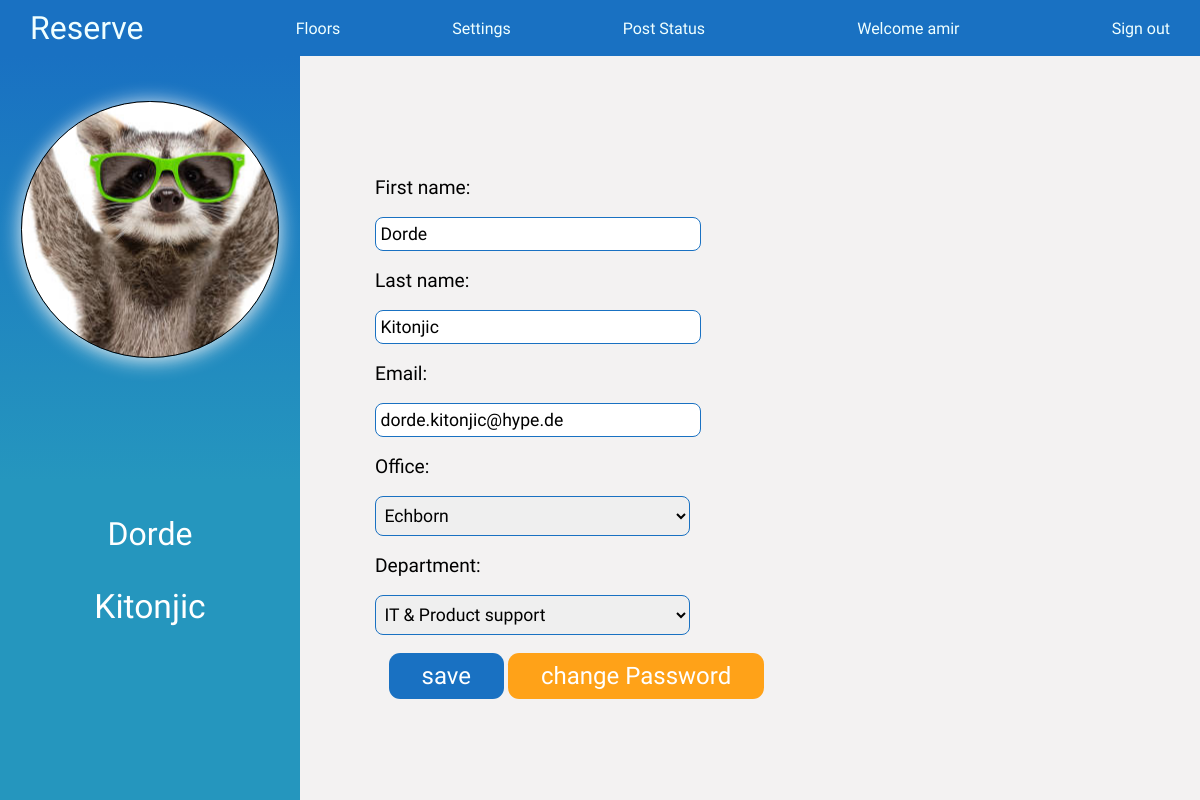
Page /members/edit/1/ (signed in) on the earlier database version.
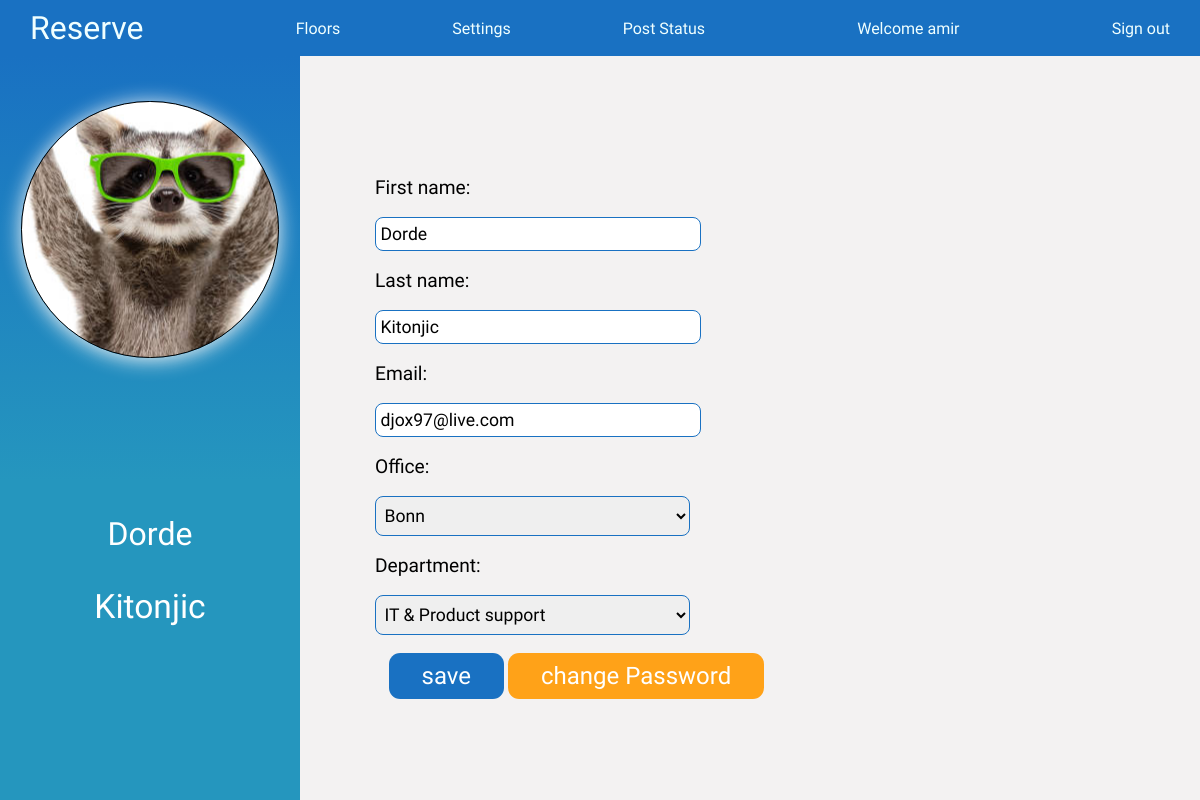
Same page on the later database version.
### members/models.py (models this page shows, shortened)
class CustomUser(models.Model):
    user = models.OneToOneField(User, on_delete=models.CASCADE, related_name="profile")
    first_name = models.CharField(max_length=50, blank=True, null=True)
    last_name = models.CharField(max_length=50, blank=True, null=True)
    isActive = models.BooleanField(default=True)
    email = models.EmailField(blank=True, null=True)
    office = models.ForeignKey(Office, on_delete=models.PROTECT, blank=True, null=True)
    department = models.ForeignKey(Department, on_delete=models.PROTECT, blank=True, null=True)

class Office(models.Model):
    office = models.CharField(max_length=50)
    def __str__(self):
        return f'{self.office}'

### members/views.py (the view)
# urls.py: path('edit/<int:profile_id>/', views.profileEdit, name="edit"),
@login_required
def profileEdit(request, profile_id):
    profile = CustomUser.objects.get(pk = profile_id)
    if request.method == 'POST':
        profileForm = ProfileEditForm(request.POST, instance=profile)
        if profileForm.is_valid:
            profileForm.save()
            firstName = profile.first_name
            lastName = profile.last_name
            emailUser = profile.email
            email = str(emailUser)
            if (emailUser is None):
                email = 'amir.salimi1810@gmail.com'
            text = f'Welcome {firstName} {lastName} to our community. \n\nYour profile is changed successfully. \nIf you have any question, you can just easy reply this email. \n\n\nGood Luck!\nReserve'
            try:
                send_mail('Reserve App', text, 'reserve.app@hotmail.com', [email],)
            except BadHeaderError:
                return HttpResponse('Invalid')
            return redirect('/members/profile/')
    else:
        profileForm = ProfileEditForm(instance=profile)
    context = {
        "profileForm" : profileForm,
        "profile": profile,
    }
    return render(request, "Members/editProfile.html", context)

### members/forms.py
class ProfileEditForm(forms.ModelForm):
    class Meta:
        model = CustomUser
        fields = ['first_name', 'last_name', 'email', 'office', 'department',]
        widgets = {
            'first_name': forms.TextInput(attrs={'id': 'profileFirstname'}),
            'last_name': forms.TextInput(attrs={'id': 'profileLastname'}),
            'email': forms.EmailInput(attrs={'id': 'profileEmail'}),
            'office': forms.Select(attrs={'id': 'profileOffice'}),
            'department': forms.Select(attrs={'id': 'profileDepartment'})
        }

### members/models.py (called while the page is built)
    def __str__(self):
        return f'{self.department}'

### templates/Members/editProfile.html (shortened to what this page needs)
{% extends 'base_floors.html' %}
{% load static %}
{% block styles %}
<link rel="stylesheet" href="{% static 'styles/navbar.css' %}">
<link rel="stylesheet" href="{% static 'styles/profileStyle.css' %}">
{% endblock %}
{% block post %}
<a href="/settings/post/" class="navMenuItemLink">Post Status</a>
{% endblock %}
{% block body %}
<div class="content">
    <div class="profilePhoto">
        <div class="profilePhotoImg"></div>
    </div>
    <div class="profileData">
        <form action="" method="post" class="profileDataForm">
            <div class="profileFirstname">
                <label for="profileFirstname">First name: </label>
                {{ profileForm.first_name }}
            </div>
            <div class="profileFamilyname">
                <label for="profileLastname">Last name: </label>
                {{ profileForm.last_name }}
            </div>
            <div class="profileEmail">
                <label for="profileEmail">Email: </label>
                {{ profileForm.email }}
            </div>
            <div class="office">
                <label for="profileOffice">Office: </label>
                {{ profileForm.office }}
            </div>
            <div class="department">
                <label for="profileDepartment">Department: </label>
                {{ profileForm.department }}
            </div>
            <div class="profileButton">
                <button type="submit">save</button>
            </div>
            <div class="profilePasswordChange">
                <a href="/members/edit/change_password/">change Password</a>
            </div>
        </form>
    </div>
    <div class="profileName">{{ profile.first_name }}</div>
    <div class="profileFamily">{{ profile.last_name }}</div>
</div>
{% endblock %}

Differences in the rows shown:
changed CustomUser "Kitonjic": email "dorde.kitonjic@hype.de" → "djox97@live.com"
computed for Office: office "Echborn" → "Bonn"
